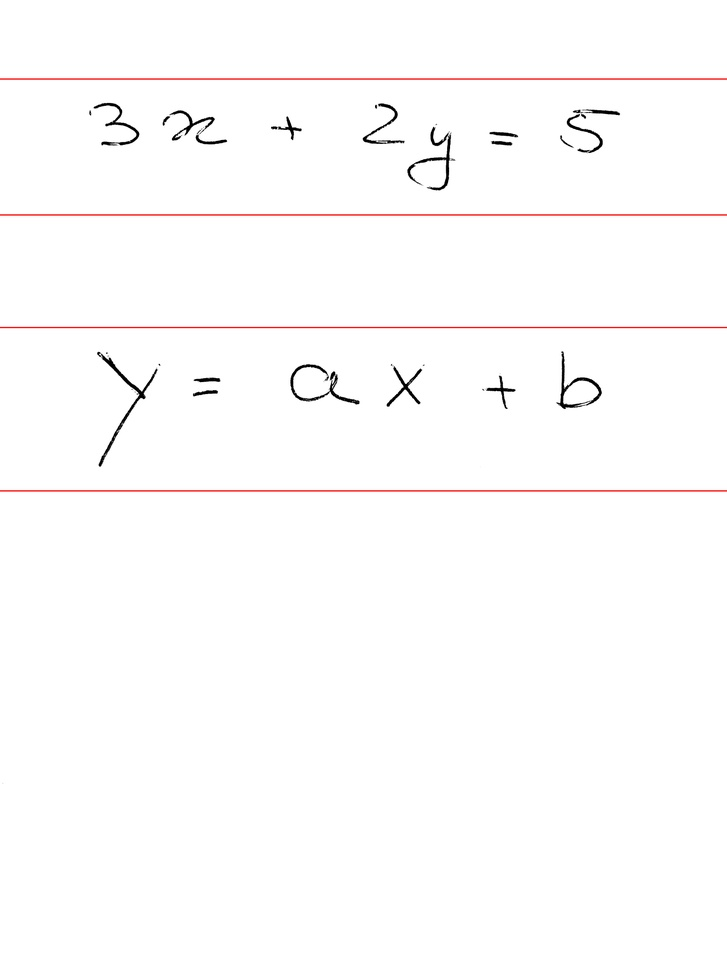
#> input picture Project/images/resultados/5.jpeg, 727 x 970 px, shrunk from 3024 x 4032 before the run, given in place of 5.jpg, which was not available
$ jupyter execute define_box_text.ipynb
#> lines starting #> are read from the running program, lines starting #| are printed output that depends on the picture; after the words box and inside, x2 and y2 are one past the last pixel; in counts of white or black regions, pixels touching at a corner belong together; pictures that were not available may be replaced by others from this repository, and a replacement may not be noted
[cell 1]
import cv2
import numpy as np
from PIL import Image
import matplotlib.pyplot as plt

img = cv2.imread("images/5.jpg")
#> img is the input picture: shape (970, 727, 3); mean B, G, R 252.1, 252.1, 253.2

# convert to grayscale
gray = cv2.cvtColor(img, cv2.COLOR_BGR2GRAY)

# threshold
thresh = cv2.threshold(gray, 0, 255, cv2.THRESH_BINARY+cv2.THRESH_OTSU)[1]
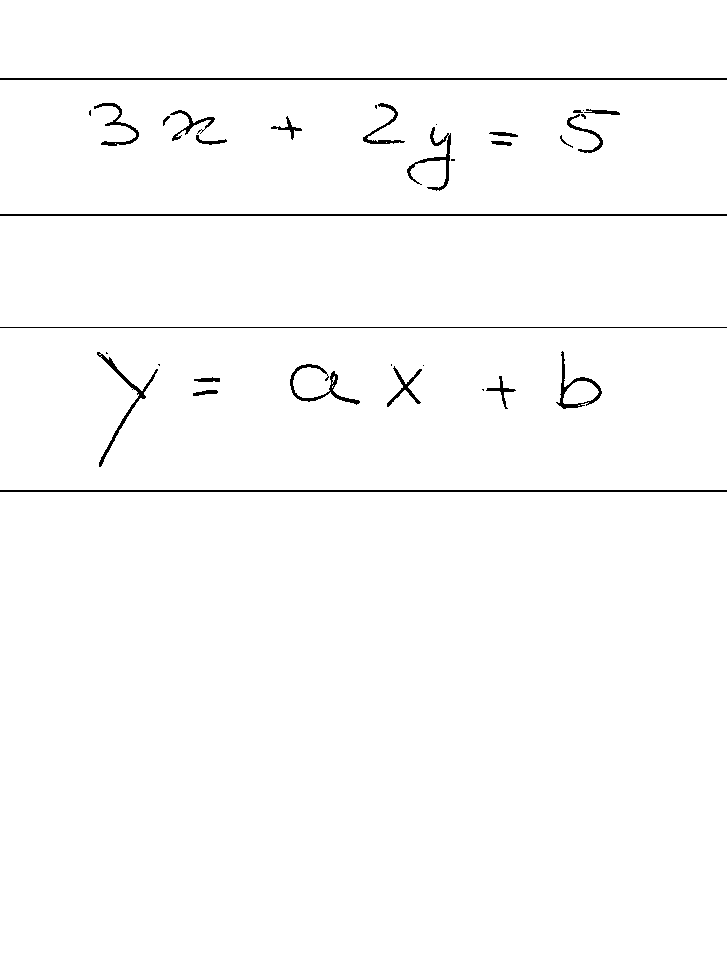
#> thresh: shape (970, 727); 98.6% white; black in thin lines or dots, all inside (x1, y1, x2, y2) = (0, 78, 727, 492)

# invert
thresh = 255 - thresh

# apply horizontal morphology close
kernel = np.ones((5 ,10000), np.uint8)
morph = cv2.morphologyEx(thresh, cv2.MORPH_CLOSE, kernel)
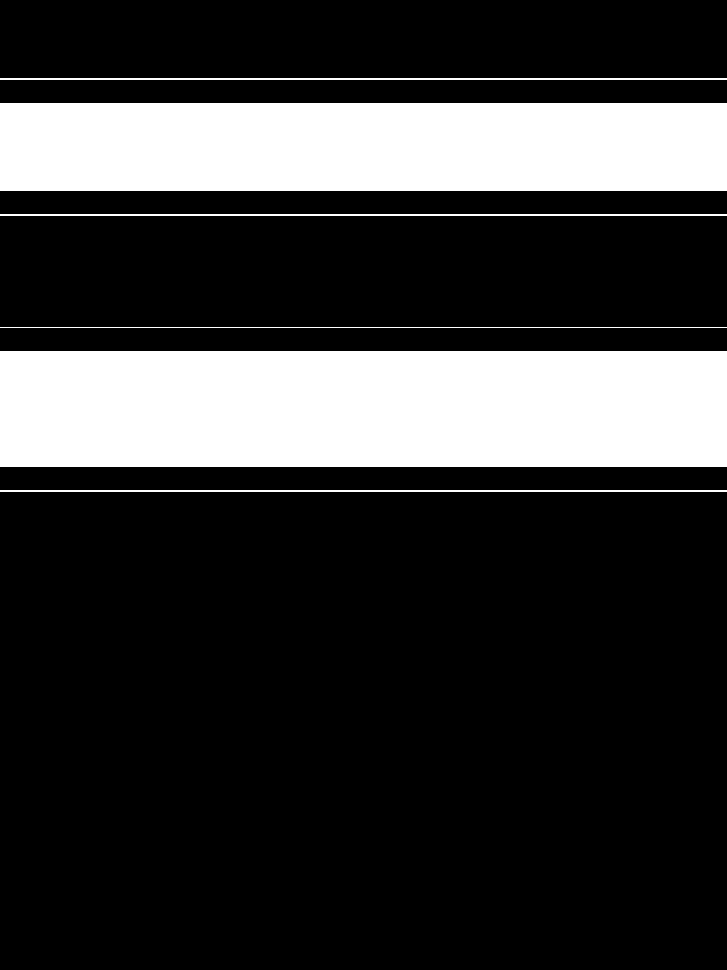
#> morph: shape (970, 727); 21.8% white; 6 white regions

# get external contours
contours = cv2.findContours(morph, cv2.RETR_EXTERNAL, cv2.CHAIN_APPROX_SIMPLE)
#> contours = 6 contours, 1 with area under 20; largest, box (x1, y1, x2, y2) and area: (0, 351, 727, 467) 83490, (0, 103, 727, 191) 63162, (0, 490, 727, 492) 726, (0, 214, 727, 216) 726, (0, 78, 727, 80) 726
contours = contours[0] if len(contours) == 2 else contours[1]

# draw contours
result = img.copy()
for cntr in contours:
    # get bounding boxes
    pad = 100
    x,y,w,h = cv2.boundingRect(cntr)
    cv2.rectangle(result, (x-pad, y-pad), (x+w+pad, y+h+pad), (0, 0, 255), 4)
#> this loop made 6 passes
#> (cntr, y, h) on passes 1 to 6: ([[0, 490], [0, 491], [726, 491], [726, 490]], 490, 2), ([[0, 351], [0, 466], [726, 466], [726, 351]], 351, 116), ([[0, 327], [726, 327]], 327, 1), ([[0, 214], [0, 215], [726, 215], [726, 214]], 214, 2), ([[0, 103], [0, 190], [726, 190], [726, 103]], 103, 88), ([[0, 78], [0, 79], [726, 79], [726, 78]], 78, 2)
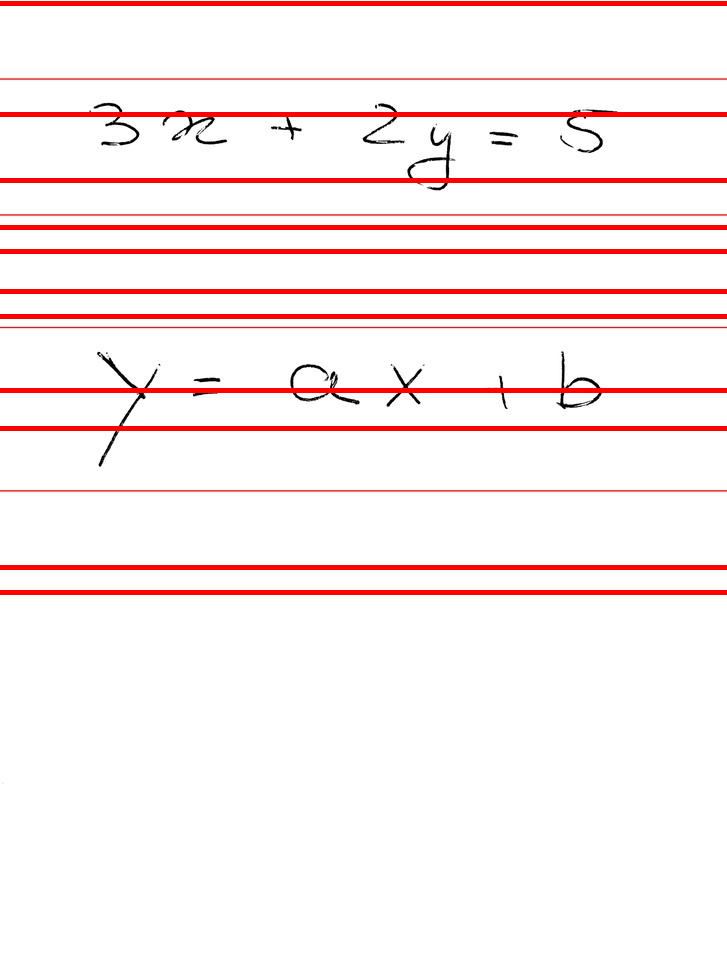
#> result: shape (970, 727, 3); 5.67% of pixels changed, all inside (x1, y1, x2, y2) = (0, 1, 727, 595)

# save result
cv2.imwrite("images/resultados/5.jpeg",result)
#> Out = True

$ run again, with Project/images/resultados/4.jpeg copied over Project/images/resultados/5.jpeg
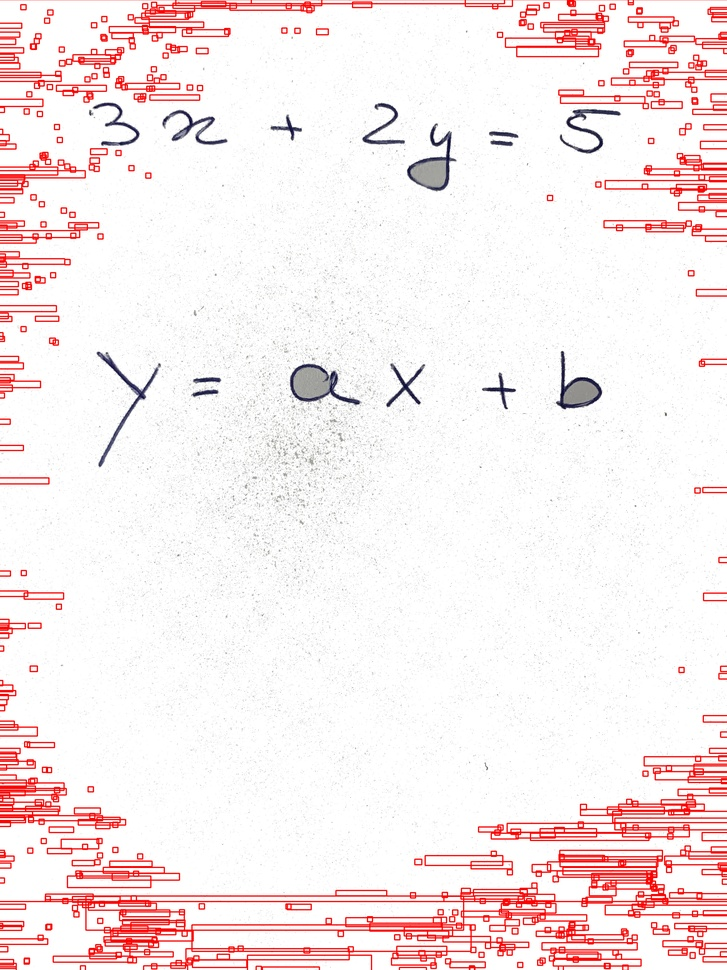
#> input picture Project/images/resultados/4.jpeg, 727 x 970 px, shrunk from 3024 x 4032 before the run, given in place of 5.jpg, which was not available
#> img is the input picture: shape (970, 727, 3); mean B, G, R 236, 235.9, 247.5
#> `thresh = cv2.threshold(gray, 0, 255, cv2.THRESH_BINARY+cv2.THRESH_OTSU..`:
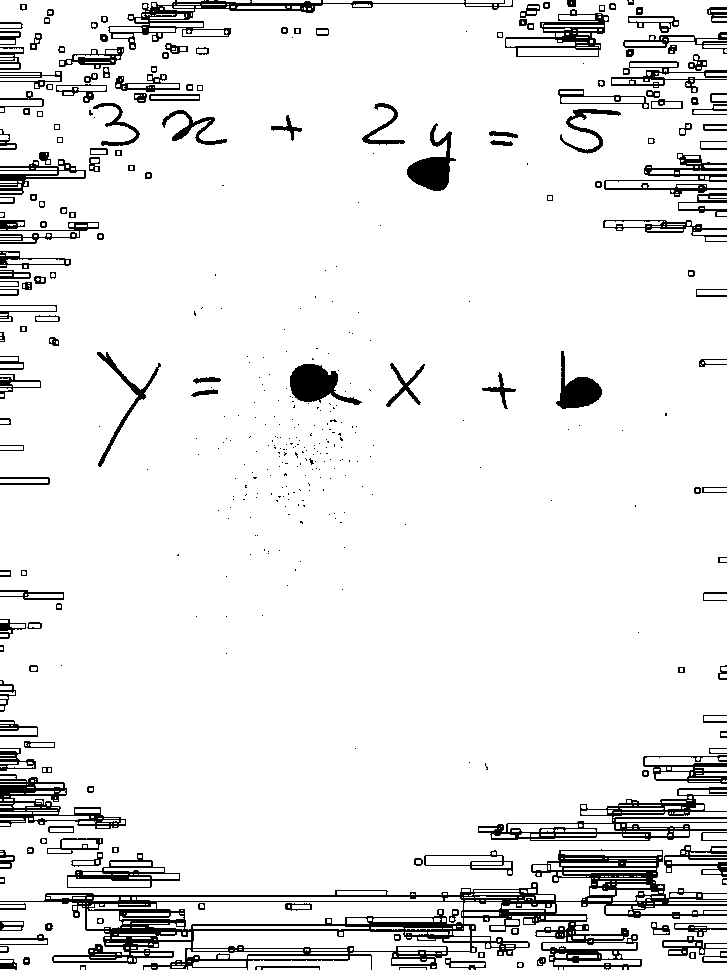
#> thresh: shape (970, 727); 91.9% white; 411 black regions (227 under 20 px), largest, box (x1, y1, x2, y2) and area: (0, 849, 727, 970) 16765, (478, 787, 727, 841) 3286, (108, 0, 513, 50) 2470
#> morph: shape (970, 727); 93.4% white; 8 black regions
#> contours = 9 contours, 1 with area under 20; largest, box (x1, y1, x2, y2) and area: (0, 665, 727, 970) 220704, (0, 251, 727, 525) 198198, (0, 0, 727, 244) 176418, (0, 585, 727, 610) 17424, (0, 615, 727, 639) 16698, (0, 547, 727, 563) 10890, (0, 645, 727, 654) 5808, (0, 569, 727, 577) 5082
#> the loop `for cntr in contours:` made 9 passes
#> (cntr, y, h) on passes 1 to 8: ([[0, 665], [0, 969], [726, 969], [726, 665]], 665, 305), ([[0, 645], [0, 653], [726, 653], [726, 645]], 645, 9), ([[0, 615], [0, 638], [726, 638], [726, 615]], 615, 24), ([[0, 585], [0, 609], [726, 609], [726, 585]], 585, 25), ([[0, 569], [0, 576], [726, 576], [726, 569]], 569, 8), ([[0, 547], [0, 562], [726, 562], [726, 547]], 547, 16), ([[0, 535], [726, 535]], 535, 1), ([[0, 251], [0, 524], [726, 524], [726, 251]], 251, 274)
#> after the loop `for cntr in contours:`:
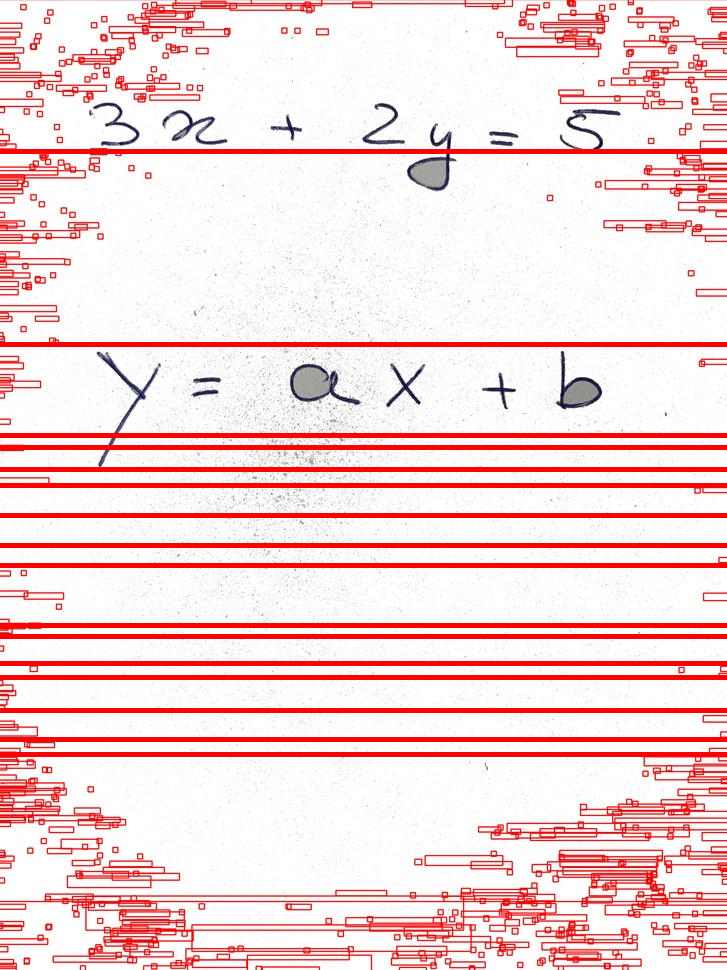
#> result: shape (970, 727, 3); 8.25% of pixels changed, all inside (x1, y1, x2, y2) = (0, 149, 727, 757)
#> Out = True

$ run again, with Project/images/resultados/1.jpg copied over Project/images/resultados/5.jpeg
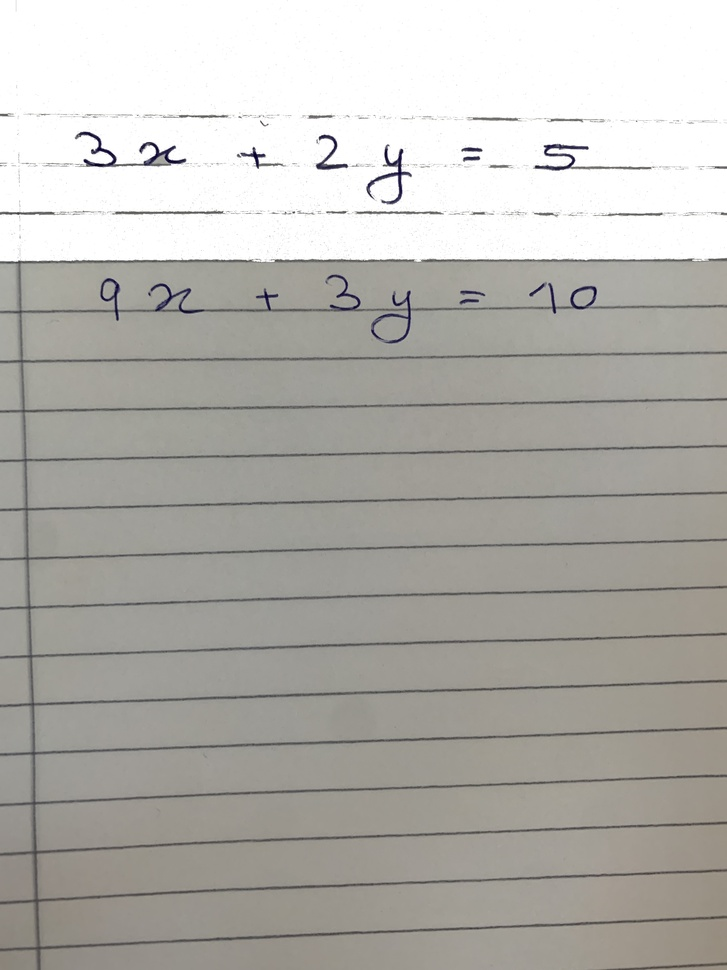
#> input picture Project/images/resultados/1.jpg, 727 x 970 px, shrunk from 3024 x 4032 before the run, given in place of 5.jpg, which was not available
#> img is the input picture: shape (970, 727, 3); mean B, G, R 173.2, 178.2, 180.1
#> `thresh = cv2.threshold(gray, 0, 255, cv2.THRESH_BINARY+cv2.THRESH_OTSU..`:
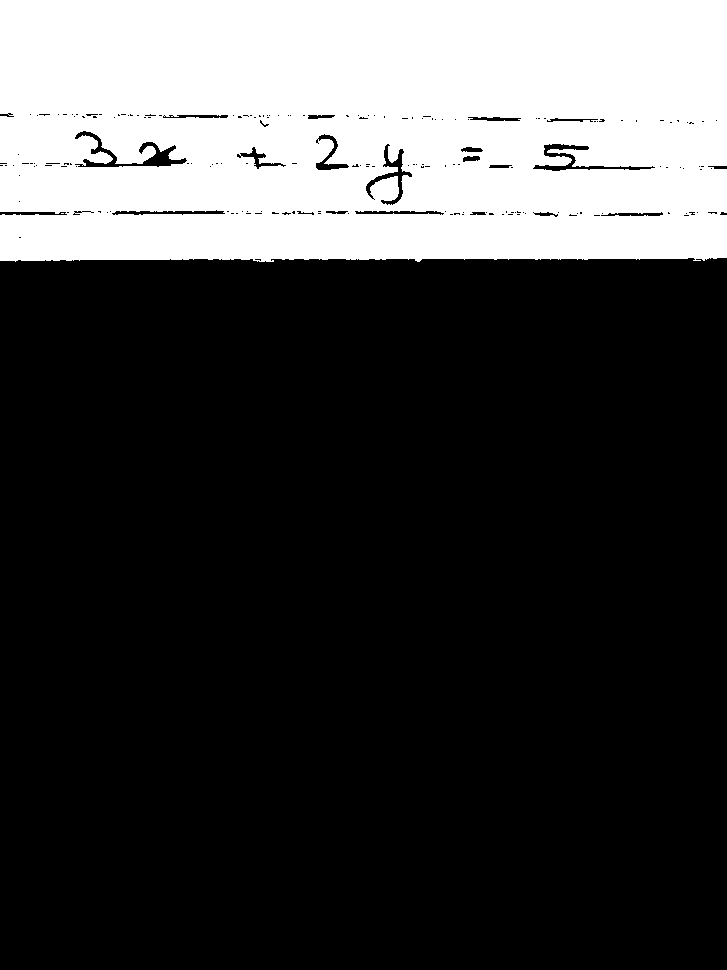
#> thresh: shape (970, 727); 26% white; 2 white regions (1 under 20 px), largest, box (x1, y1, x2, y2) and area: (0, 0, 727, 262) 183389
#> morph: shape (970, 727); 83.7% white; 4 black regions
#> contours = 4 contours, 1 with area under 20; largest, box (x1, y1, x2, y2) and area: (0, 258, 727, 970) 516186, (0, 113, 727, 205) 66066, (0, 210, 727, 217) 4356
#> the loop `for cntr in contours:` made 4 passes
#> (cntr, y, h) on passes 1 to 4: ([[0, 258], [0, 969], [726, 969], [726, 258]], 258, 712), ([[0, 237], [726, 237]], 237, 1), ([[0, 210], [0, 216], [726, 216], [726, 210]], 210, 7), ([[0, 113], [0, 204], [726, 204], [726, 113]], 113, 92)
#> after the loop `for cntr in contours:`:
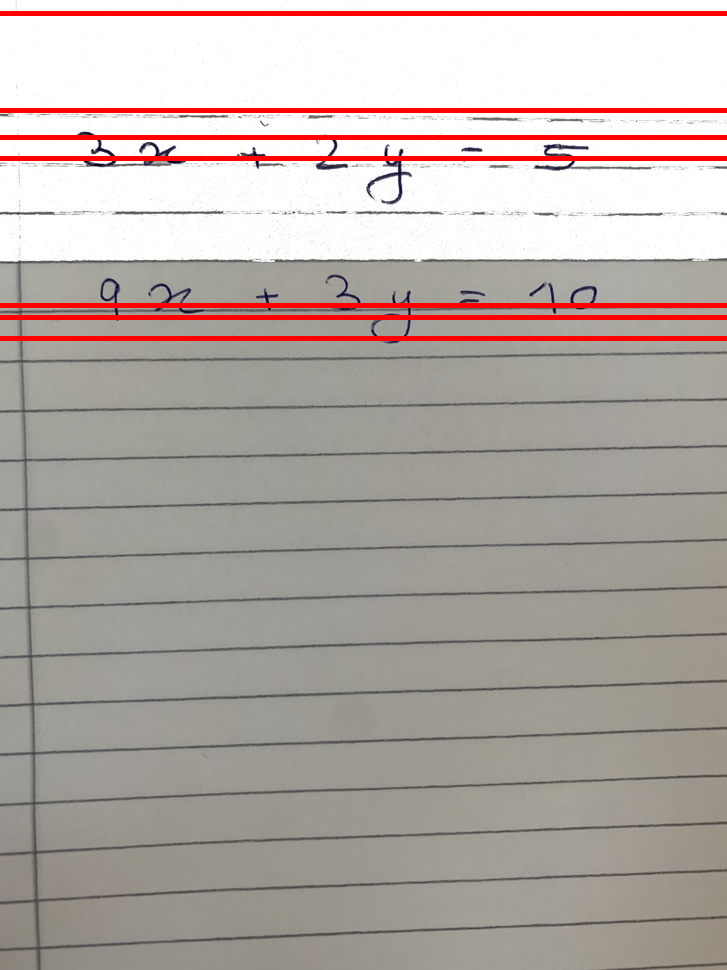
#> result: shape (970, 727, 3); 3.61% of pixels changed, all inside (x1, y1, x2, y2) = (0, 11, 727, 341)
#> Out = True
